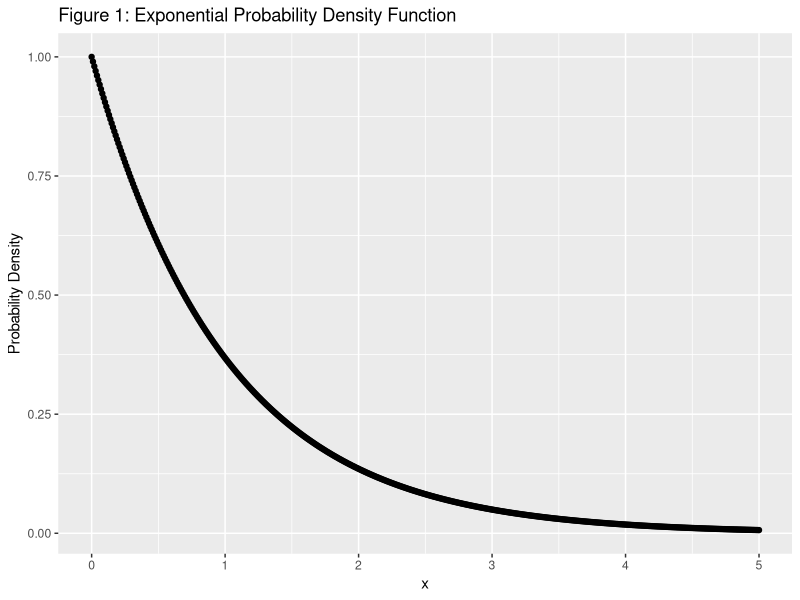
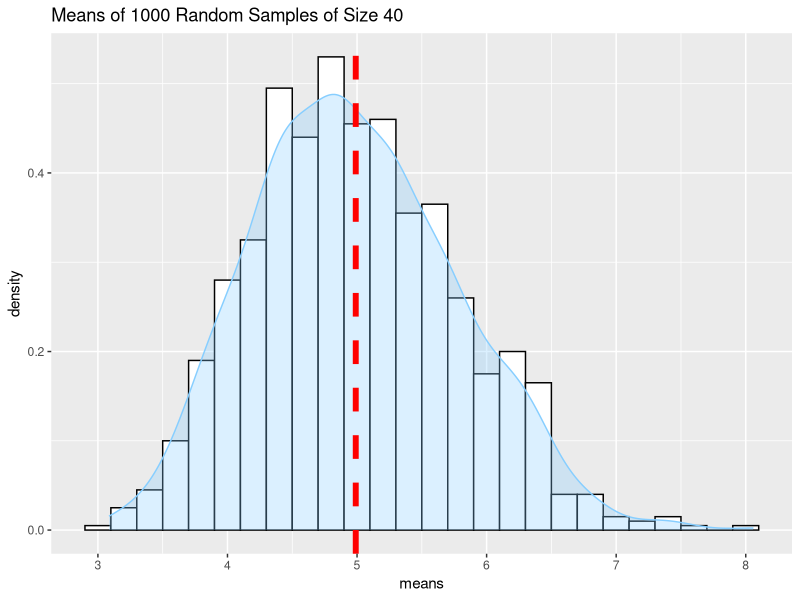

Write the R code that produced these figures, in order.
## ---- chunk 1
knitr::opts_chunk$set(fig.path = "course_project_a_figure/", fig.width = 5, fig.height = 3, dpi = 144)
set.seed(1)
library(ggplot2)
## ---- chunk 2
x <- seq(0.0, 5.0, 0.01)
y <- dexp(x)
qplot(x, y, type="l", xlab = "x", 
      ylab = "Probability Density",
      main = "Figure 1: Exponential Probability Density Function")
## ---- chunk 3
sims <- 1000
lambda <- 0.2
n <- 40
## ---- chunk 4
exp_sim <- matrix(rexp(sims * n, lambda), sims, n)
means <- rowMeans(exp_sim)
## ---- chunk 5
sample_mean <- mean(means)
theoretical_mean <- 1 / lambda
## ---- chunk 6
sample_variance <- var(means)
theoretical_variance <- (((1 / lambda)^2) / 40)
## ---- chunk 7
g <- ggplot(data.frame(means), aes(x = means))
g <- g + geom_histogram(aes(y=..density..), colour = "black", fill = "white", binwidth = lambda)
g <- g + geom_density(colour = "skyblue1", fill="skyblue1", alpha = .3)
g <- g + geom_vline(aes(xintercept = sample_mean), linetype = "dashed", size = 2, colour = "red")
g <- g + scale_x_continuous(breaks = c(1:10))
g <- g + ggtitle("Means of 1000 Random Samples of Size 40"); g
## ---- chunk 8
sessionInfo()
